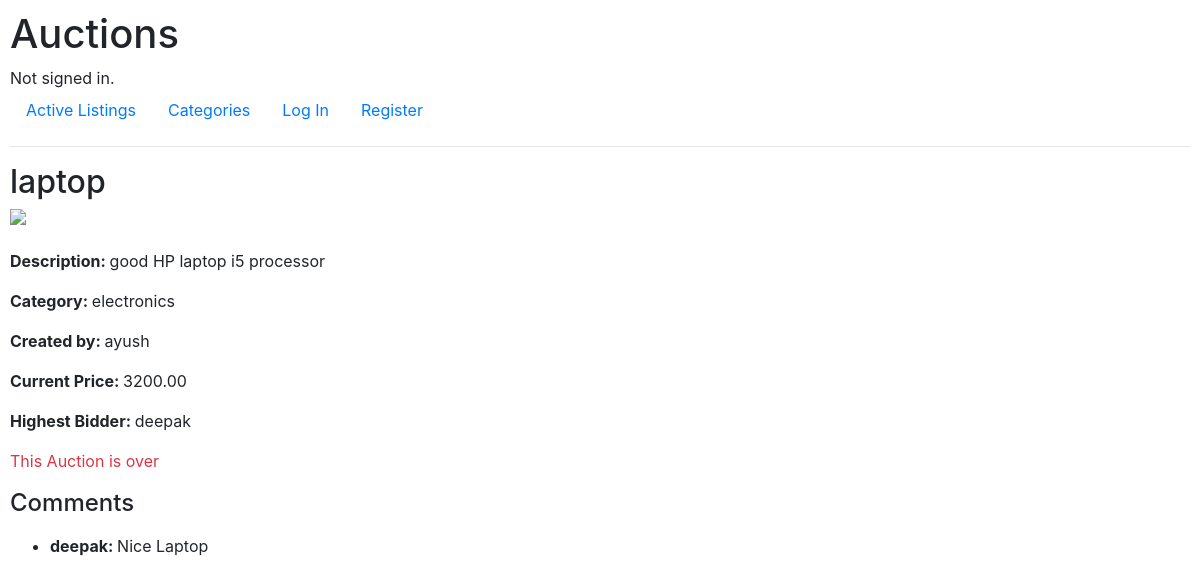
Screenshot of /listing/8 with the database file from the repository.
### auctions/models.py (models this page shows, shortened)
class Listing(models.Model):
    title=models.CharField(max_length=60)
    description=models.TextField()
    starting_bid=models.DecimalField(max_digits=10, decimal_places=2)
    image_url=models.URLField(blank=True,null=True)
    category=models.CharField(max_length=60,blank=True,null=True)
    is_active=models.BooleanField(default=True)
    created_at=models.DateTimeField(auto_now_add=True)
    created_by=models.ForeignKey(User,on_delete=models.CASCADE,related_name='listings')
    @property
    def current_price(self):
        highest=self.bids.order_by('-amount').first()
        return highest.amount if highest else self.starting_bid

class User(AbstractUser):
    watchlist=models.ManyToManyField('Listing',blank=True,related_name="watchlisted_by")

class Bid(models.Model):
    user=models.ForeignKey(User,on_delete=models.CASCADE)
    listing=models.ForeignKey('Listing',on_delete=models.CASCADE,related_name="bids")
    amount=models.DecimalField(max_digits=10,decimal_places=2)

class Comment(models.Model):
    user=models.ForeignKey(User,on_delete=models.CASCADE)
    listing=models.ForeignKey('Listing',on_delete=models.CASCADE,related_name="comments")
    content=models.TextField()
    created_at=models.DateTimeField(auto_now_add=True)

### auctions/views.py (the view, shortened to what this page needs)
# urls.py: path("listing/<int:listing_id>",views.listing,name="listing"),
def listing(request,listing_id):
    listing=get_object_or_404(Listing,pk=listing_id)
    user = request.user
    in_watchlist=user.is_authenticated and listing in user.watchlist.all()
    highest_bid=listing.bids.order_by("-amount").first()
    is_creator=listing.created_by == user
    winner=highest_bid.user if highest_bid else None
    is_winner=winner==user
    comments=listing.comments.all().order_by("-created_at")
    message=None
    message_type=None
    return render(request,"auctions/listing.html",{
        "listing":listing,
        "in_watchlist":in_watchlist,
        "highest_bid":highest_bid,
        "is_creator":is_creator,
        "winner":winner if not listing.is_active else None,
        "is_winner":is_winner,
        "comments":comments,
        "message":message,
        "message_type":message_type
    })

### auctions/templates/auctions/listing.html (shortened to what this page needs)
{% extends "auctions/layout.html" %}
{% block body %}
    <h2>{{ listing.title }}</h2>
    {% if listing.image_url %}
        <img src="{{ listing.image_url }}" style="height: 200px; object-fit: contain;" class="mb-4">
    {% endif %}
    <p><strong>Description: </strong>{{ listing.description }}</p>
    <p><strong>Category: </strong>{{ listing.category }}</p>
    <p><strong>Created by: </strong>{{ listing.created_by }}</p>
    <p><strong>Current Price: </strong>{{ listing.current_price }}</p>
    {% if highest_bid %}
        <p><strong>Highest Bidder: </strong>{{ highest_bid.user }}</p>
    {% endif %}
    {% if listing.is_active %}
        {% if user.is_authenticated and not is_creator %}
            <form method="post" class="mt-3">
                {% csrf_token %}
                <input type="number" name="bid" step="0.01" min="0" placeholder="your bid">
                <button name="place_bid" class="btn btn-primary">place bid</button>
            </form>
        {% endif %}
    {% else %}
            <p class="text-danger">This Auction is over</p>
    {% endif %}
    <h4>Comments</h4>
    <ul class="mt-3">
        {% for comment in comments %}
            <li><strong>{{ comment.user }}: </strong>{{ comment.content }}</li>
        {% empty %}
            <li>No comments yet</li>
        {% endfor %}
    </ul>
{% endblock %}

### auctions/static/auctions/styles.css (style rules this page uses)
body { padding: 10px; }

### rows the page displays
Listing: title "laptop", description "good HP laptop i5 processor", category "electronics", created_by "ayush", current_price "3200.00"
Bid: user "deepak"
Comment: user "deepak", content "Nice Laptop"
